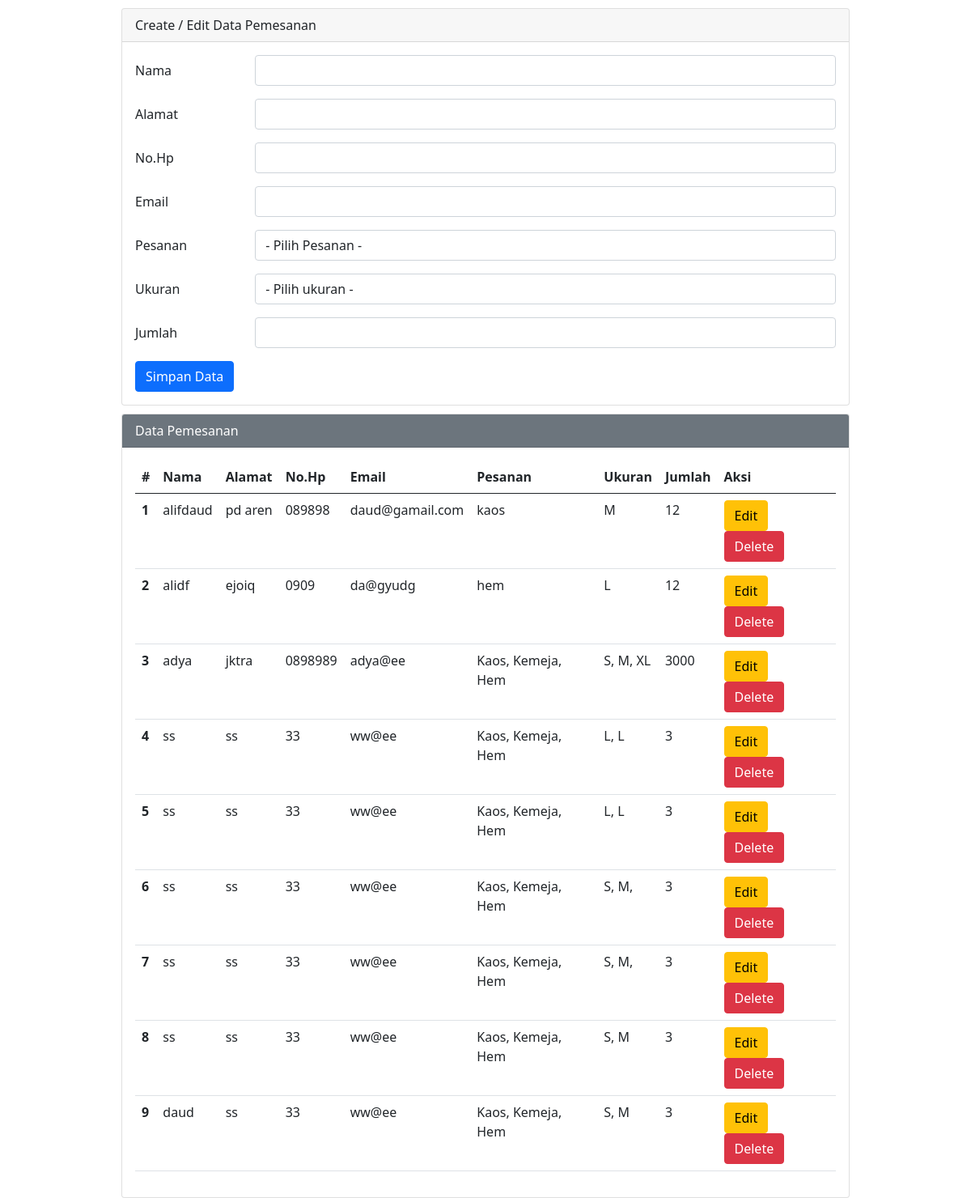
The page / on the database its author committed.
### tables this page shows
CREATE TABLE `tbl_pesanan_06tplp010_alifdaudf` (
  `id` int(11) NOT NULL,
  `nama_alif` varchar(50) NOT NULL,
  `alamat_alif` varchar(50) NOT NULL,
  `no_hp_alif` varchar(30) NOT NULL,
  `email_alif` varchar(50) NOT NULL,
  `pesanan_alif` varchar(50) NOT NULL,
  `ukuran_alif` varchar(200) NOT NULL,
  `jumlah_alif` varchar(100) NOT NULL
);

### proses.php (called while the page is built, shortened)
<?php
$nama       = "";
$alamat     = "";
$noHp       = "";
$email      = "";
$jumlah     = "";
?>

### index.php (the view, shortened to what this page needs)
<?php
include('proses.php');
?>
<!DOCTYPE html>
<html lang="en">
<head>
    <link href="https://cdn.jsdelivr.net/npm/bootstrap@5.0.0-beta2/dist/css/bootstrap.min.css" rel="stylesheet">
</head>
<body>
    <div class="mx-auto">
        <div class="card">
            <div class="card-header">
                Create / Edit Data Pemesanan
            </div>
            <div class="card-body">
                <form action="" method="POST">
                    <div class="mb-3 row">
                        <label for="nama_alif" class="col-sm-2 col-form-label">Nama</label>
                        <div class="col-sm-10">
                            <input type="text" class="form-control" id="nama_alif" name="nama_alif" value="<?php echo $nama ?>">
                        </div>
                    </div>
                    <div class="mb-3 row">
                        <label for="alamat" class="col-sm-2 col-form-label">Alamat</label>
                        <div class="col-sm-10">
                            <input type="text" class="form-control" id="alamat_alif" name="alamat_alif" value="<?php echo $alamat ?>">
                        </div>
                    </div>
                    <div class="mb-3 row">
                        <label for="no_hp_alif" class="col-sm-2 col-form-label">No.Hp</label>
                        <div class="col-sm-10">
                            <input type="number" class="form-control" id="no_hp_alif" name="no_hp_alif" value="<?php echo $noHp ?>">
                        </div>
                    </div>
                    <div class="mb-3 row">
                        <label for="email_alif" class="col-sm-2 col-form-label">Email</label>
                        <div class="col-sm-10">
                            <input type="email" class="form-control" id="email_alif" name="email_alif" value="<?php echo $email ?>">
                        </div>
                    </div>
                    <div class="mb-3 row">
                        <label for="pesanan" class="col-sm-2 col-form-label">Pesanan</label>
                        <div class="col-sm-10">
                            <select class="form-control" name="pesanan_alif" id="pesanan_alif">
                                <option value="">- Pilih Pesanan -</option>
                            </select>
                        </div>
                    </div>
                    <div class="mb-3 row">
                        <label for="ukuran" class="col-sm-2 col-form-label">Ukuran</label>
                        <div class="col-sm-10">
                            <select class="form-control" name="ukuran_alif" id="ukuran_alif">
                                <option value="">- Pilih ukuran -</option>
                            </select>
                        </div>
                    </div>
                    <div class="mb-3 row">
                        <label for="jumlah_alif" class="col-sm-2 col-form-label">Jumlah</label>
                        <div class="col-sm-10">
                            <input type="number" class="form-control" id="jumlah_alif" name="jumlah_alif" value="<?php echo $jumlah ?>">
                        </div>
                    </div>
                    <div class="col-12">
                        <input type="submit" name="simpan" value="Simpan Data" class="btn btn-primary" />
                    </div>
                </form>
            </div>
        </div>
        <div class="card">
            <div class="card-header text-white bg-secondary">
                Data Pemesanan
            </div>
            <div class="card-body">
                <table class="table table-hover ">
                    <thead>
                        <tr>
                            <th scope="col">#</th>
                            <th scope="col">Nama</th>
                            <th scope="col">Alamat</th>
                            <th scope="col">No.Hp</th>
                            <th scope="col">Email</th>
                            <th scope="col">Pesanan</th>
                            <th scope="col">Ukuran</th>
                            <th scope="col">Jumlah</th>
                            <th scope="col">Aksi</th>
                        </tr>
                    </thead>
                    <tbody>
                        <?php
                        $sql2   = "select * from tbl_pesanan_06tplp010_alifdaudf order by id desc";
                        $q2     = mysqli_query($koneksi, $sql2);
                        $urut   = 1;
                        while ($r2 = mysqli_fetch_array($q2)) {
                            $id         = $r2['id'];
                            $nama       = $r2['nama_alif'];
                            $alamat     = $r2['alamat_alif'];
                            $pesanan    = $r2['pesanan_alif'];
                            $ukuran     = $r2['ukuran_alif'];
                            $email      = $r2['email_alif'];
                            $noHP       = $r2['no_hp_alif'];
                            $jumlah       = $r2['jumlah_alif'];
                        ?>
                            <tr>
                                <th scope="row"><?php echo $urut++ ?></th>
                                <td scope="row"><?php echo $nama ?></td>
                                <td scope="row"><?php echo $alamat ?></td>
                                <td scope="row"><?php echo $noHP ?></td>
                                <td scope="row"><?php echo $email ?></td>
                                <td scope="row"><?php echo $pesanan ?></td>
                                <td scope="row"><?php echo $ukuran ?></td>
                                <td scope="row"><?php echo $jumlah ?></td>
                                <td scope="row">
                                    <a href="index.php?op=edit&id=<?php echo $id ?>"><button type="button" class="btn btn-warning">Edit</button></a>
                                    <a href="index.php?op=delete&id=<?php echo $id?>" onclick="return confirm('Yakin mau delete data?')"><button type="button" class="btn btn-danger">Delete</button></a>
                                </td>
                            </tr>
                        <?php
                        }
                        ?>
                    </tbody>
                </table>
            </div>
        </div>
    </div>
</body>
</html>

### index.php (style rules this page uses)
.mx-auto { width: 900px }
.card { margin-top: 10px; }

### rows shown on the page
tbl_pesanan_06tplp010_alifdaudf: nama_alif "alifdaud", alamat_alif "pd aren", no_hp_alif "089898", email_alif "daud@gamail.com", pesanan_alif "kaos", ukuran_alif "M", jumlah_alif "12"
tbl_pesanan_06tplp010_alifdaudf: nama_alif "alidf", alamat_alif "ejoiq", no_hp_alif "0909", email_alif "da@gyudg", pesanan_alif "hem", ukuran_alif "L", jumlah_alif "12"
tbl_pesanan_06tplp010_alifdaudf: nama_alif "adya", alamat_alif "jktra", no_hp_alif "0898989", email_alif "adya@ee", pesanan_alif "Kaos, Kemeja, Hem", ukuran_alif "S, M, XL", jumlah_alif "3000"
tbl_pesanan_06tplp010_alifdaudf: nama_alif "ss", alamat_alif "ss", no_hp_alif "33", email_alif "ww@ee", pesanan_alif "Kaos, Kemeja, Hem", ukuran_alif "L, L", jumlah_alif "3"
tbl_pesanan_06tplp010_alifdaudf: nama_alif "ss", alamat_alif "ss", no_hp_alif "33", email_alif "ww@ee", pesanan_alif "Kaos, Kemeja, Hem", ukuran_alif "L, L", jumlah_alif "3"
tbl_pesanan_06tplp010_alifdaudf: nama_alif "ss", alamat_alif "ss", no_hp_alif "33", email_alif "ww@ee", pesanan_alif "Kaos, Kemeja, Hem", ukuran_alif "S, M,", jumlah_alif "3"
tbl_pesanan_06tplp010_alifdaudf: nama_alif "ss", alamat_alif "ss", no_hp_alif "33", email_alif "ww@ee", pesanan_alif "Kaos, Kemeja, Hem", ukuran_alif "S, M,", jumlah_alif "3"
tbl_pesanan_06tplp010_alifdaudf: nama_alif "ss", alamat_alif "ss", no_hp_alif "33", email_alif "ww@ee", pesanan_alif "Kaos, Kemeja, Hem", ukuran_alif "S, M", jumlah_alif "3"
tbl_pesanan_06tplp010_alifdaudf: nama_alif "daud", alamat_alif "ss", no_hp_alif "33", email_alif "ww@ee", pesanan_alif "Kaos, Kemeja, Hem", ukuran_alif "S, M", jumlah_alif "3"
